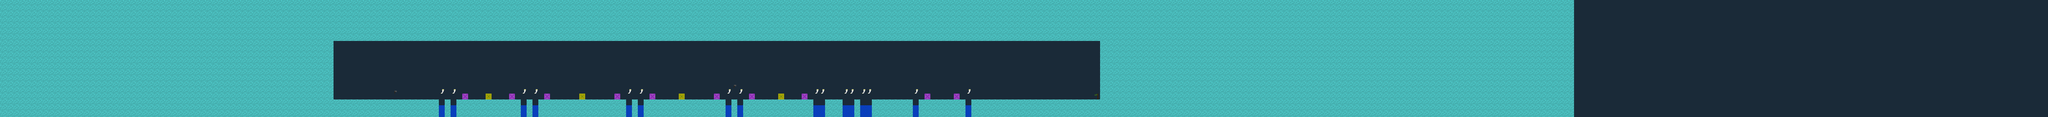

This game map was drawn from its Tiled (.tmx) file and the tilesets committed beside it. A one-line description and the trimmed map source follow:
An orthogonal 350x20 tile map with 16x16 px tiles, 3 tile layers (Background, Graphics, object) and 77 objects.

<map version="1.4" tiledversion="1.4.1" orientation="orthogonal" renderorder="right-down" width="350" height="20" tilewidth="16" tileheight="16" infinite="0" nextlayerid="19" nextobjectid="119">
 <tileset firstgid="1" source="tiles.tsx" />
 <layer id="1" name="Background" width="350" height="20">
  <data>[7000 cells, 7000 non-empty, 1 distinct tile ids]</data>
 </layer>
 <layer id="2" name="Graphics" width="350" height="20">
  <data>[7000 cells, 4022 non-empty, 1 distinct tile ids]</data>
 </layer>
 <layer id="10" name="object" width="350" height="20">
  <data>[7000 cells, 65 non-empty, 6 distinct tile ids]</data>
 </layer>
 <objectgroup id="3" name="Ground">
  <object id="35" x="912" y="272" width="288" height="48" />
  <object id="36" x="1216" y="272" width="16" height="48" />
  <object id="37" x="1248" y="272" width="176" height="48" />
  <object id="38" x="1440" y="272" width="16" height="48" />
  <object id="39" x="1472" y="272" width="240" height="48" />
  <object id="40" x="1728" y="272" width="16" height="48" />
  <object id="41" x="1760" y="272" width="224" height="48" />
  <object id="42" x="2000" y="272" width="16" height="48" />
  <object id="43" x="2032" y="272" width="192" height="48" />
  <object id="44" x="2256" y="272" width="48" height="48" />
  <object id="45" x="2336" y="272" width="16" height="48" />
  <object id="46" x="2384" y="272" width="112" height="48" />
  <object id="47" x="2512" y="272" width="128" height="48" />
  <object id="49" x="2656" y="272" width="352" height="48" />
 </objectgroup>
 <objectgroup id="4" name="Box">
  <object id="68" x="1328" y="256" width="16" height="16" />
  <object id="69" x="1584" y="256" width="16" height="16" />
  <object id="70" x="1856" y="256" width="16" height="16" />
  <object id="71" x="2128" y="256" width="16" height="16" />
 </objectgroup>
 <objectgroup id="5" name="Brick">
  <object id="51" x="896" y="0" width="16" height="320" />
  <object id="52" x="912" y="96" width="2096" height="16" />
  <object id="53" x="3008" y="-16" width="16" height="336" />
  <object id="54" x="1264" y="256" width="16" height="16" />
  <object id="55" x="1392" y="256" width="16" height="16" />
  <object id="56" x="1488" y="256" width="16" height="16" />
  <object id="57" x="1680" y="256" width="16" height="16" />
  <object id="58" x="1776" y="256" width="16" height="16" />
  <object id="59" x="1952" y="256" width="16" height="16" />
  <object id="60" x="2048" y="256" width="16" height="16" />
  <object id="61" x="2192" y="256" width="16" height="16" />
  <object id="62" x="2528" y="256" width="16" height="16" />
  <object id="67" x="2608" y="256" width="16" height="16" />
 </objectgroup>
 <objectgroup id="9" name="Horn">
  <object id="86" x="1200" y="240" width="16" height="16" />
  <object id="87" x="1232" y="240" width="16" height="16" />
  <object id="88" x="1424" y="240" width="16" height="16" />
  <object id="89" x="1456" y="240" width="16" height="16" />
  <object id="90" x="1712" y="240" width="16" height="16" />
  <object id="91" x="1744" y="240" width="16" height="16" />
  <object id="92" x="1984" y="240" width="16" height="16" />
  <object id="93" x="2016" y="240" width="16" height="16" />
  <object id="94" x="2224" y="240" width="16" height="16" />
  <object id="95" x="2240" y="240" width="16" height="16" />
  <object id="96" x="2304" y="240" width="16" height="16" />
  <object id="97" x="2320" y="240" width="16" height="16" />
  <object id="98" x="2352" y="240" width="16" height="16" />
  <object id="99" x="2368" y="240" width="16" height="16" />
  <object id="100" x="2496" y="240" width="16" height="16" />
  <object id="101" x="2640" y="240" width="16" height="16" />
 </objectgroup>
 <objectgroup id="6" name="Saxon" />
 <objectgroup id="8" name="PlayerStart">
  <object id="85" x="944" y="256" width="16" height="16" />
 </objectgroup>
 <objectgroup id="11" name="LevelEnd">
  <object id="102" x="2992" y="256" width="16" height="16" />
 </objectgroup>
 <objectgroup id="12" name="Jotun">
  <object id="72" x="1120" y="256" width="16" height="16" />
  <object id="73" x="1360" y="256" width="16" height="16" />
  <object id="74" x="1296" y="256" width="16" height="16" />
  <object id="75" x="1536" y="256" width="16" height="16" />
  <object id="76" x="1632" y="256" width="16" height="16" />
  <object id="77" x="1808" y="256" width="16" height="16" />
  <object id="78" x="1904" y="256" width="16" height="16" />
  <object id="79" x="2096" y="256" width="16" height="16" />
  <object id="80" x="2160" y="256" width="16" height="16" />
  <object id="81" x="2480" y="256" width="16" height="16" />
  <object id="82" x="2592" y="256" width="16" height="16" />
  <object id="83" x="2880" y="256" width="16" height="16" />
  <object id="84" x="2768" y="256" width="16" height="16" />
 </objectgroup>
 <objectgroup id="13" name="Nord" />
 <objectgroup id="14" name="Spike">
  <object id="105" x="2640" y="288" width="16" height="32" />
  <object id="106" x="2496" y="288" width="16" height="32" />
  <object id="107" x="2352" y="288" width="32" height="32" />
  <object id="108" x="2304" y="288" width="32" height="32" />
  <object id="109" x="2224" y="288" width="32" height="32" />
  <object id="110" x="2016" y="288" width="16" height="32" />
  <object id="111" x="1984" y="288" width="16" height="32" />
  <object id="112" x="1744" y="288" width="16" height="32" />
  <object id="113" x="1712" y="288" width="16" height="32" />
  <object id="114" x="1456" y="288" width="16" height="32" />
  <object id="115" x="1424" y="288" width="16" height="32" />
  <object id="116" x="1232" y="288" width="16" height="32" />
  <object id="117" x="1200" y="288" width="16" height="32" />
 </objectgroup>
 <objectgroup id="15" name="Frank" />
 <objectgroup id="16" name="Monks" />
 <objectgroup id="17" name="Axe">
  <object id="103" x="1072" y="240" width="16" height="16" />
  <object id="104" x="2000" y="224" width="16" height="16" />
 </objectgroup>
 <objectgroup id="18" name="Fireball" />
</map>
